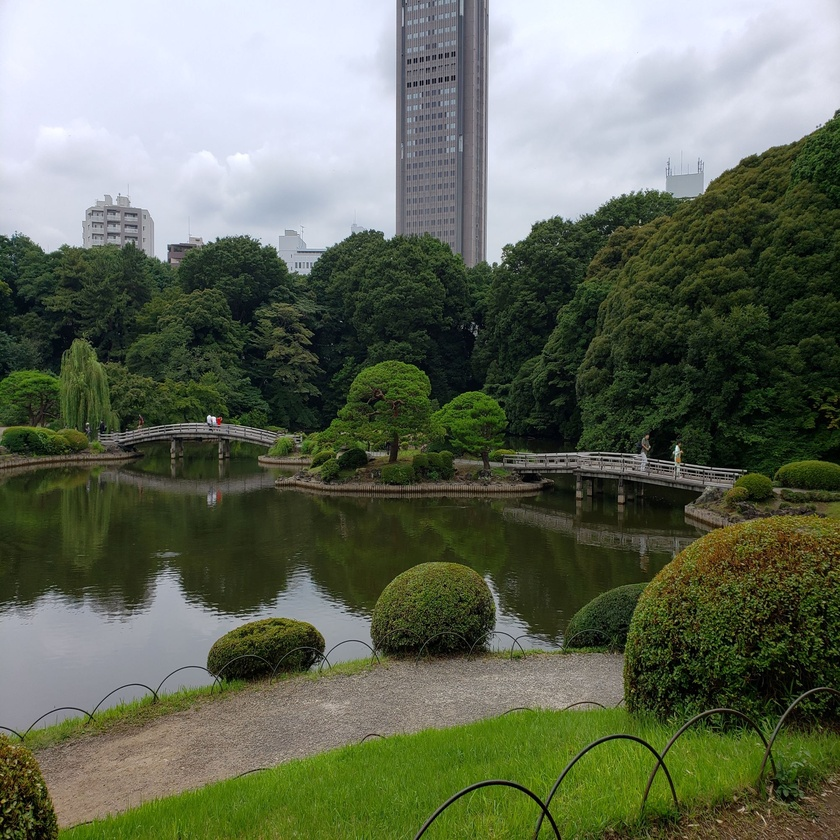
#> input picture HW2/Assignment 2_image.jpg, 840 x 840 px, shrunk from 2000 x 2000 before the run
$ jupyter execute --allow-errors homework2.ipynb
#> lines starting #> are read from the running program, lines starting #| are printed output that depends on the picture; long printed decimals are rounded
# Assignment 2
This  assignment  is  worth 160  points.  It  will  be due  on  Thursday, 10/31/2023,  and  submitted  through Canvas.  Code shouldbe  written  in Python.Other  programming  language  can  beused upon instructor’s approval. A written report should be submittedas a separate document along with the code through Canvas.If you use Jupyter Notebook, then you may submit a single “.ipynb” file through Canvas.

Data: A  dataset,  “iris.data”, and  an  image,  “Assignment  2_image.jpg”,  areprovided  to  you.  Data description for “iris.data” can be found in “iris.names”. Please read through the document and then use the data to do the following tasks. Note: You may consider the samplesasindependent and identically distributed (iid).

[cell 1]
import cv2
import numpy as np
import matplotlib.pyplot as plt
import sklearn
from sklearn.cluster import KMeans,AgglomerativeClustering
from PIL import Image
import itertools

----
# Part 1(60pts)
Use “Assignment 2_image.jpg” for this part.

## Problem 1.
Image compression with k-means: k-means clustering algorithm can be used for image compression.The image is divided into non overlapping cXc windows and these c^2-dimensional vectors make up the sample. For a given k, we do k-means clustering. The reference vectors and the index for each window is sent over the communication line. At the receiving end, the image is then reconstructed by reading from the table of reference vectors using the indices. Write the computer program that does this for k∈{4,8,16}and c ∈{20,40,60}. For each pair of (k,c),(1) save the compressed images as “.jpg” or “.png”, and (2) calculate the reconstruction error(Eq. (6.12) in textbook).

Each pair of (k,c) will have a reconstruction error and a compression rate, so you will have 9pairs of rates.Use Python library “scikit-learn.clsuter”. The image may be RGB-colored, so you can flatten each window into  a  vector  of  length c×c×3using “ndarray.flatten(‘F’)” in Python and then convert it back to a c×c×3matrix when reconstructing the compressed image.(Hint: Use “for” or “while” loop to exhaust all combinations of (k,c).To visualize your compressed images without issues, keep in mind to use integer data type, i.e., “int” in Python, for pixel values.) (30 pts)

Reconstruction Error (6.12): $\sum_t ||x^{t} -\hat{x}^t ||^2$

[cell 2]
def import_img(img_path):
#> called with img_path = 'Assignment 2_image.jpg'
    img = np.asarray(Image.open(img_path))
#> img is the input picture: shape (840, 840, 3); mean R, G, B 100.4, 108, 90.5
    # img = cv2.imread(img_path)
    # img = cv2.cvtColor(img, cv2.COLOR_BGR2RGB)
    # img = img / 255.0
    return img
def vectorize_windows(img,c):
    nrow = int(np.shape(img)[0]/c)
    ncol = int(np.shape(img)[0]/c)
    window_vectors = []
    for row in range(nrow):
        for col in range(ncol):
            window = img[row*c:(row+1)*c,col*c:(col+1)*c]
            window_vectors.append( window.flatten())
            # window_vector.reshape([c,c,3]) to convert back
    return window_vectors

# def compression_rate(img,img_reconstruct):


def problem_1_pt1():
    K = [4,8,16]
    C = [20,40,60]

    # Step 1: import Image
    img = import_img("Assignment 2_image.jpg")
    fig,ax = plt.subplots(1,1)
    ax.imshow(img)
    ax.set_xticks([]); ax.set_yticks([])


    fig,axs = plt.subplots(3,3,constrained_layout=True)
    axs = axs.flatten(); iax = 0
    for k,c in itertools.product(K,C):
        # Step 2: Vectorize Image
        img_vec = vectorize_windows(img,c)

        # Step 3: Kmeans Clustering
        img_kmeans = KMeans(k).fit(img_vec)
        mean_idx = img_kmeans.labels_
        means = img_kmeans.cluster_centers_

        # Step 4: Reconstruct
        reconstructed_img = np.zeros(np.shape(img))
        nrow = int(np.shape(img)[0]/c)
        ncol = int(np.shape(img)[0]/c)
        row=0;col=0
        for i in mean_idx:
            window = means[i].reshape([c,c,3])
            reconstructed_img[row*c:(row+1)*c,col*c:(col+1)*c] = window
            if col == ncol-1: row += 1; col = 0
            else: col += 1
        axs[iax].imshow(reconstructed_img.astype(int))
        axs[iax].set_title(f'[k={k} & c={c}]')
        axs[iax].set_xticks([]); axs[iax].set_yticks([])
        # Step 4: Reconstruction Error
        err = np.linalg.norm(np.array(img_vec)-np.array([means[i] for i in mean_idx]))**2

        original_size =  np.product(np.shape(img_vec))
        reconstructed_size =  np.product(np.shape(means))+np.shape(mean_idx)
        compression_rate =  original_size/reconstructed_size
        # compression_rate = img.itemsize/reconstructed_img.itemsize
        print(f'[k={k} & c={c}] Reconstruction Error = {err} | Compression Rate = {compression_rate}')

        iax +=1
#> this loop made 9 passes
#> err on passes 1 to 9: 1.49e+09, 1.84e+09, 2.25e+09, 1.15e+09, 1.52e+09, 1.71e+09, 918787580.2, 1.21e+09, 1.29e+09
#| [k=4 & c=20] Reconstruction Error = 1486896906.426 | Compression Rate = [322.486]
#| [k=4 & c=40] Reconstruction Error = 1835710368.539 | Compression Rate = [107.775]
#| [k=4 & c=60] Reconstruction Error = 2249282805.123 | Compression Rate = [48.779]
#| [k=8 & c=20] Reconstruction Error = 1148448589.484 | Compression Rate = [186.272]
#| [k=8 & c=40] Reconstruction Error = 1523729379.919 | Compression Rate = [54.499]
#| [k=8 & c=60] Reconstruction Error = 1711314789.056 | Compression Rate = [24.445]
#| [k=16 & c=20] Reconstruction Error = 918787580.244 | Compression Rate = [100.973]
#| [k=16 & c=40] Reconstruction Error = 1213373106.646 | Compression Rate = [27.405]
#> (further printed lines are left out)
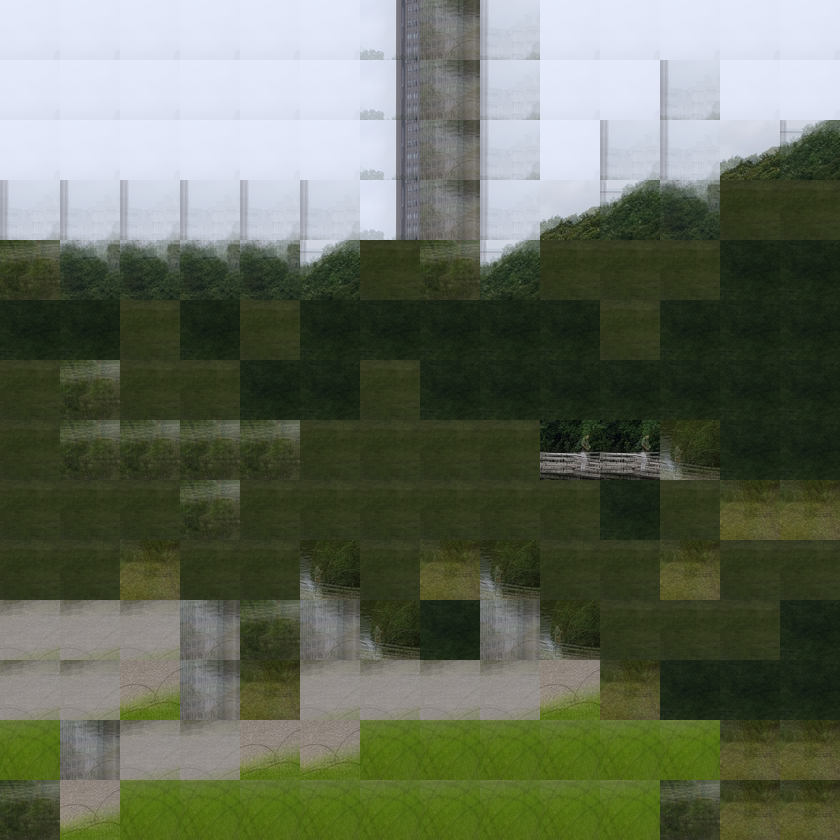
#> reconstructed_img: shape (840, 840, 3) float64; mean R, G, B 100.4, 108, 90.5
#> after the loop, iax = 9

problem_1_pt1()
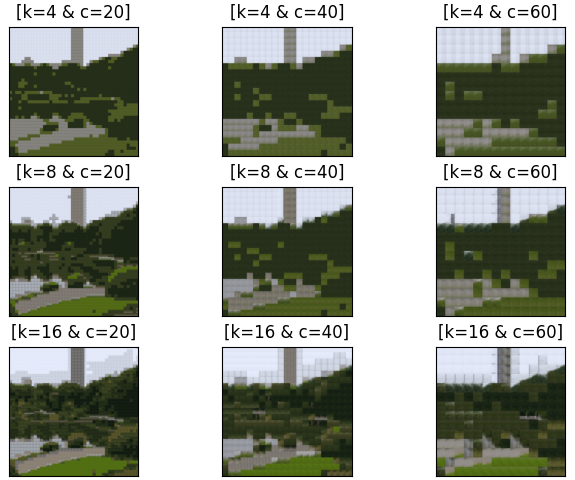
#> figure drawn by matplotlib, 9 panels

## Problem 2
Based on the reconstruction errors in1, identify the best combination ofk and c. (5 pts)

**ANS:** The compression with the least consturction error is $k=16$ and $c=20$

## Problem 3
Image  compression with  hierarchical  clustering:Repeat  the  image  compression  task  in  1  using agglomerative clustering algorithm with complete link. Again,k ∈{4,8,16} and c∈{20,40,60}.For each pair of (k ,c), (1) save the compressed images as “.jpg” or “.png”, and (2) calculate the reconstruction error. (Hint: Change the clusteringfunction to “Agglomerative Clustering” in Python library “scikit-learn”.) (20pts)

[cell 3]
def problem_1_pt2():
    K = [4,8,16]
    C = [20,40,60]

    # Step 1: import Image
    img = import_img("Assignment 2_image.jpg")
    # fig,ax = plt.subplots(1,1)
    # ax.imshow(img)
    # ax.set_xticks([]); ax.set_yticks([])


    fig,axs = plt.subplots(3,3,constrained_layout=True)
    axs = axs.flatten(); iax = 0
    for k,c in itertools.product(K,C):
        # Step 2: Vectorize Image
        img_vec = vectorize_windows(img,c)

        # Step 3: AgglomerativeClustering Clustering
        img_cluster = AgglomerativeClustering(k).fit(img_vec)
        mean_idx = img_cluster.labels_
        means =  [np.mean(np.array(img_vec)[np.where(mean_idx==i)[0]],axis=0) for i in range(k)]

        # Step 4: Reconstruct
        reconstructed_img = np.zeros(np.shape(img))
        nrow = int(np.shape(img)[0]/c)
        ncol = int(np.shape(img)[0]/c)
        row=0;col=0
        for i in mean_idx:
            window = means[i].reshape([c,c,3])
            reconstructed_img[row*c:(row+1)*c,col*c:(col+1)*c] = window
            if col == ncol-1: row += 1; col = 0
            else: col += 1
        axs[iax].imshow(reconstructed_img.astype(int))
        axs[iax].set_title(f'[k={k} & c={c}]')
        axs[iax].set_xticks([]); axs[iax].set_yticks([])
        # Step 4: Reconstruction Error
        err = np.linalg.norm(np.array(img_vec)-np.array([means[i] for i in mean_idx]))**2
        original_size =  np.product(np.shape(img_vec))
        reconstructed_size =  np.product(np.shape(means))+np.shape(mean_idx)
        compression_rate =  original_size/reconstructed_size
        # compression_rate = img.itemsize/reconstructed_img.itemsize
        print(f'[k={k} & c={c}] Reconstruction Error = {err} | Compression Rate = {compression_rate}')

        iax +=1
#> this loop made 9 passes
#> (nrow, ncol, err) on passes 1 to 9: (42, 42, 1.57e+09), (21, 21, 1.92e+09), (14, 14, 2.36e+09), (42, 42, 1.22e+09), (21, 21, 1.51e+09), (14, 14, 1.74e+09), (42, 42, 942985930), (21, 21, 1.15e+09), (14, 14, 1.26e+09)
#| [k=4 & c=20] Reconstruction Error = 1569324223.104 | Compression Rate = [322.486]
#| [k=4 & c=40] Reconstruction Error = 1917871266.795 | Compression Rate = [107.775]
#| [k=4 & c=60] Reconstruction Error = 2362631427.857 | Compression Rate = [48.779]
#| [k=8 & c=20] Reconstruction Error = 1220029830.451 | Compression Rate = [186.272]
#| [k=8 & c=40] Reconstruction Error = 1509686205.255 | Compression Rate = [54.499]
#| [k=8 & c=60] Reconstruction Error = 1741604915.313 | Compression Rate = [24.445]
#| [k=16 & c=20] Reconstruction Error = 942985930.027 | Compression Rate = [100.973]
#| [k=16 & c=40] Reconstruction Error = 1150656722.743 | Compression Rate = [27.405]
#> (further printed lines are left out)
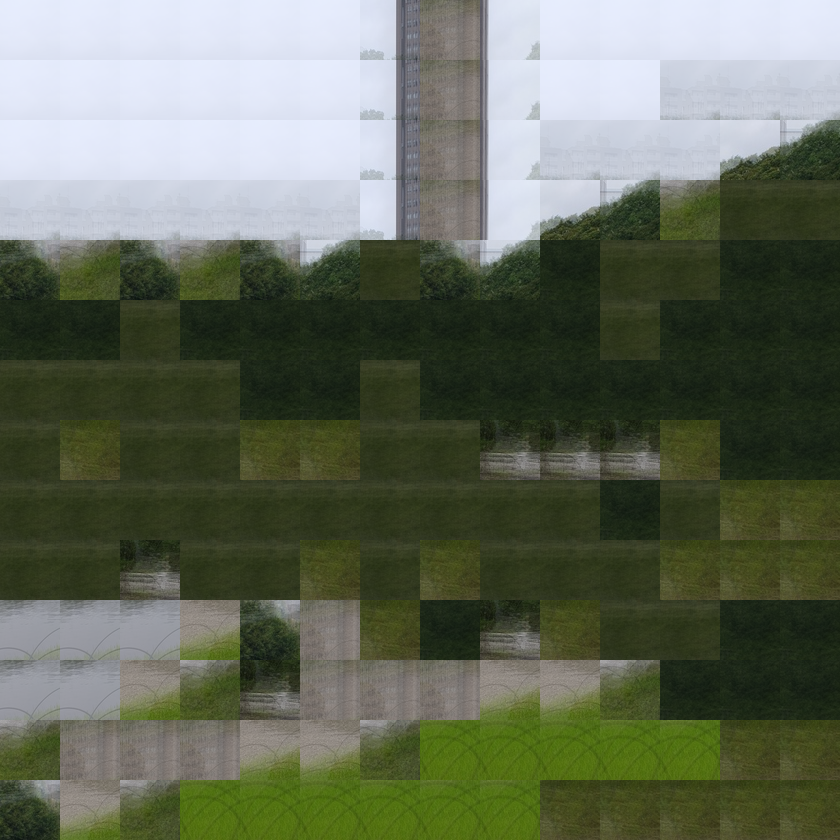
#> reconstructed_img: shape (840, 840, 3) float64; mean R, G, B 100.4, 108, 90.5
#> after the loop, iax = 9

problem_1_pt2()
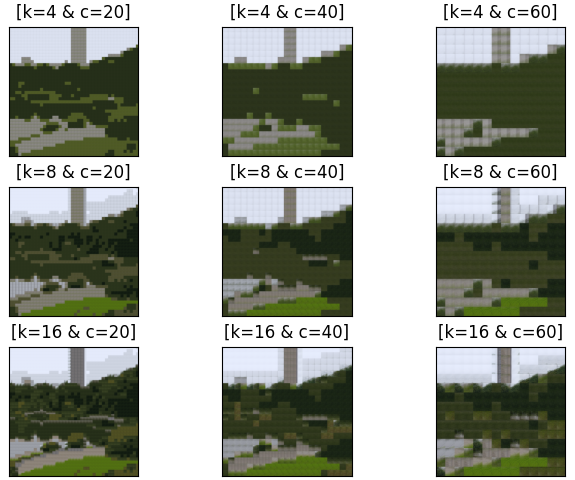
#> figure drawn by matplotlib, 9 panels

## Problem 4
For the results of 3, identify the best value for k and cbased on the reconstruction error and compression rate. (5 pts)

**ANS:** The compression with the least construction error is $k=16$ and $c=20$

----
# Part 2 (100 pts)
Use “iris.data” for this part. You may find the variable names in “iris.names”. The final column of “iris.data” is the ground-truth class.

## Problem 1
1.For class “setosa”, visualize  their kernel  estimate using  a Gaussian  kernel for bin  length h∈{1,0.5,0.25}. You will use multivariate Gaussian density. This is the high-dimensional version of Eq. (8.6) and (8.7) in textbook. (Hint: To get the horizontal axis, generate data sequence for the range of each variable and then use them together to get one set of Gaussian kernel estimate. Then, visualize the Gaussian estimate against each variable, respectively, to get 4 kernel estimate plots for each h-value.) (15pts)

[cell 4]
import pandas
from sklearn.neighbors import KernelDensity # https://scikit-learn.org/stable/modules/density.html
def problem_2_pt1():
    labels = ['sepal_len','sepal_width','petal_len','petal_width','class']
    data = pandas.read_csv("iris.data",names=labels)
    setosa = data.loc[data['class'] == 'Iris-setosa']
    X = setosa.iloc[:,0:-1].to_numpy()

    H = [1,0.5,0.25]
    for h in H:
        kde = KernelDensity(kernel='gaussian', bandwidth=h).fit(X)

        fig,axs = plt.subplots(2,2,constrained_layout=True)
        fig.suptitle(f'h={h}', fontsize=16)
        axs = axs.flatten()
        for i in range(np.shape(X)[1]):
            # Get data
            Xi = X[:,i].reshape([-1,1])
            # Create kde
            kde = KernelDensity(kernel='gaussian', bandwidth=h).fit(Xi)

            # Visualize
            axs[i].set_title(f'{labels[i]}')
            _x = np.linspace(min(Xi),max(Xi),num=100)
            log_dens = kde.score_samples(_x)
            axs[i].plot(_x,log_dens)
            axs[i].scatter(Xi,min(log_dens)*np.ones(np.size(Xi)),s=1,marker='x')

problem_2_pt1

## Problem 2
Split the iris data into training set (take 50% of the data points in each class) and testing set (the rest 50% of the data points in each class). This type of data split is called “stratified sampling”. (10pts)

[cell 5]
def problem_2_pt2(verbose = False):
    from sklearn.model_selection import train_test_split
    labels = ['sepal_len','sepal_width','petal_len','petal_width','class']
    data = pandas.read_csv("iris.data",names=labels)
    setosa = data.loc[data['class'] == 'Iris-setosa']
    versicolour = data.loc[data['class'] == 'Iris-versicolor']
    virginica = data.loc[data['class'] == 'Iris-virginica']

    X = setosa.iloc[:,0:-1].to_numpy()
    setosa_train_test = train_test_split(setosa.iloc[:,0:-1].to_numpy(),test_size=0.5)
    versicolour_train_test = train_test_split(versicolour.iloc[:,0:-1].to_numpy(),test_size=0.5)
    virginica_train_test = train_test_split(virginica.iloc[:,0:-1].to_numpy(),test_size=0.5)
    if verbose:
        print(f'setosa [train/test,N per split, features] = {np.shape(setosa_train_test)}')
        print(f'versicolour [train/test,N per split, features] = {np.shape(versicolour_train_test)}')
        print(f'virginica [train/test,N per split, features] = {np.shape(virginica_train_test)}')

    # Consolidate strata
    setosa_train,setosa_test = setosa_train_test
    versicolour_train,versicolour_test = versicolour_train_test
    virginica_train,virginica_test = virginica_train_test
    N = 25

    X_train = np.vstack([setosa_train,versicolour_train,virginica_train]) # stack features
    y_train = np.vstack([0*np.ones([N,1]),1*np.ones([N,1]),2*np.ones([N,1])]) # assign labels
    X_test = np.vstack([setosa_test,versicolour_test,virginica_test]) # stack features
    y_test = np.vstack([0*np.ones([N,1]),1*np.ones([N,1]),2*np.ones([N,1])]) # assign labels
    return X_train,y_train,X_test,y_test

#> (the rest of this cell did not finish here and is left out)

## Problem 3
Perform classification analysis with k-nearest neighbors. k ∈{3,5,10,20}. Specifically, you will fix a k value and train k-nearest  neighbors  classifier with  the  training  set  in  2  and  then  use  the  classifier  on testing set to do prediction. Calculate the confusion matrix and prediction accuracy for each k . Identify the k value  giving  the  best  performance  and  briefly  comment  the  result.  (Hint: Use “neighbors” in Python “scikit learn” library.) (25pts)

[cell 6]
def problem_2_pt3():
    from sklearn.metrics import confusion_matrix
    from sklearn.neighbors import KNeighborsClassifier
    X_train,y_train,X_test,y_test= problem_2_pt2()
    y_test = y_test.ravel()
    y_train = y_train.ravel()
    for k in [3,5,10,20]:
        neigh = KNeighborsClassifier(n_neighbors=k)
        neigh.fit(X_train, y_train)
        y_pred = neigh.predict(X_test)
        CM = confusion_matrix(y_test,y_pred)
        accuracy = np.mean(y_pred==y_test)
        print(f'\nFor k={k}, Accuracy = {np.round(accuracy,4)} \nand Confusion Matrix:\n {CM}')
#> (the rest of this cell did not finish here and is left out)

**ANS:** The best performing classifier is with k=10 with a 96% accuracy and only misclassified three data points in the testing set.

## Problem 4
 Repeat the problem in 2 using classification tree with Gini index as the impurity measure. Still, you will report the confusion matrix and prediction accuracy. (Hint: Use “tree” in Python “scikit learn” library.) (20 pts)

[cell 7]
def problem_2_pt4():
    from sklearn.metrics import confusion_matrix
    from sklearn.tree import DecisionTreeClassifier
    X_train,y_train,X_test,y_test= problem_2_pt2()
    y_test = y_test.ravel()
    y_train = y_train.ravel()
    tree = DecisionTreeClassifier(criterion='gini')
    tree.fit(X_train, y_train)
    y_pred = tree.predict(X_test)
    CM = confusion_matrix(y_test,y_pred)
    accuracy = np.mean(y_pred==y_test)
    print(f'\nFor Decision Tree, Accuracy = {np.round(accuracy,3)} \nand Confusion Matrix:\n {CM}')

#> (the rest of this cell did not finish here and is left out)

## Problem 5
Repeat  the  problem  in  2  using logistic  regression. Still,  you  will  report  the  confusion  matrix  and prediction accuracy. (Hint: Use “linear_model” in Python “scikit learn” library.) (20 pts)

[cell 8]
def problem_2_pt5():
    from sklearn.metrics import confusion_matrix
    from sklearn.linear_model import LogisticRegression
    X_train,y_train,X_test,y_test= problem_2_pt2()
